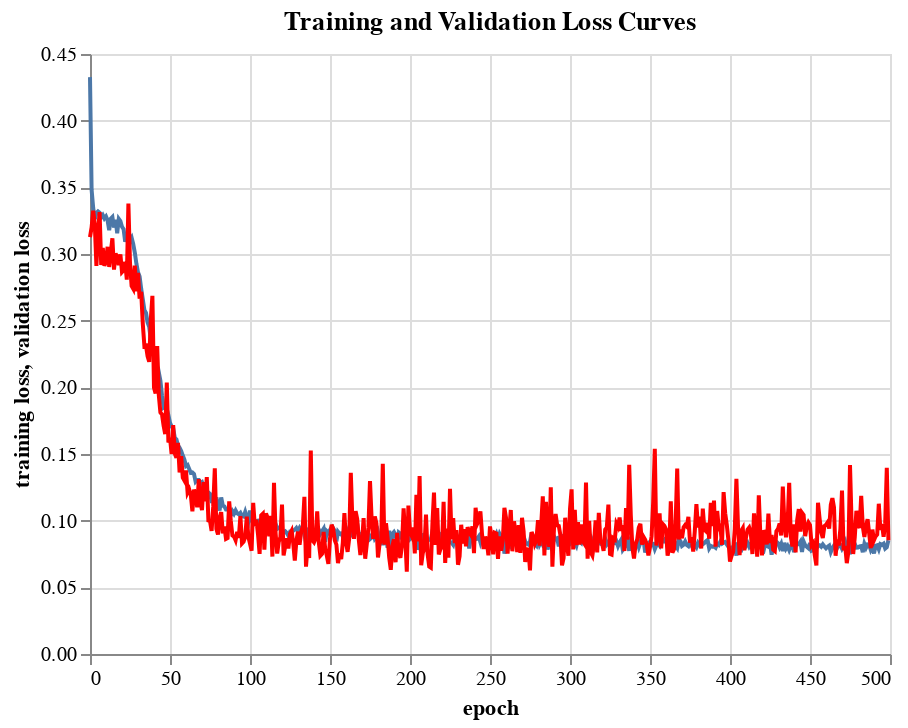

Source (notebook cell):
### Code cell
train = (
    alt.Chart(
        pd.DataFrame(
            {"training loss": training_loss, "validation loss": validation_loss}
        ).reset_index(names="epoch"),
        title = "Training and Validation Loss Curves"
    )
    .mark_line()
    .encode(x="epoch", y="training loss")
)
validation = (
    alt.Chart(
        pd.DataFrame(
            {"training loss": training_loss, "validation loss": validation_loss}
        ).reset_index(names="epoch")
    )
    .mark_line(color="red")
    .encode(x="epoch", y="validation loss")
)
train + validation

### Figure 1 — Vega-Lite specification as saved in the notebook (floating-point values rounded to 4 significant figures; data arrays with more than 128 entries replaced by an {"elided": "..."} marker saying what was removed)
{"config": {"view": {"continuousWidth": 400, "continuousHeight": 300}}, "layer": [{"data": {"name": "data-f430ef4283728bb6cd2338c5e68371e3"}, "mark": "line", "encoding": {"x": {"field": "epoch", "type": "quantitative"}, "y": {"field": "training loss", "type": "quantitative"}}, "title": "Training and Validation Loss Curves"}, {"data": {"name": "data-f430ef4283728bb6cd2338c5e68371e3"}, "mark": {"type": "line", "color": "red"}, "encoding": {"x": {"field": "epoch", "type": "quantitative"}, "y": {"field": "validation loss", "type": "quantitative"}}}], "$schema": "https://vega.github.io/schema/vega-lite/v4.17.0.json", "datasets": {"data-f430ef4283728bb6cd2338c5e68371e3": {"elided": "500 records"}}}
